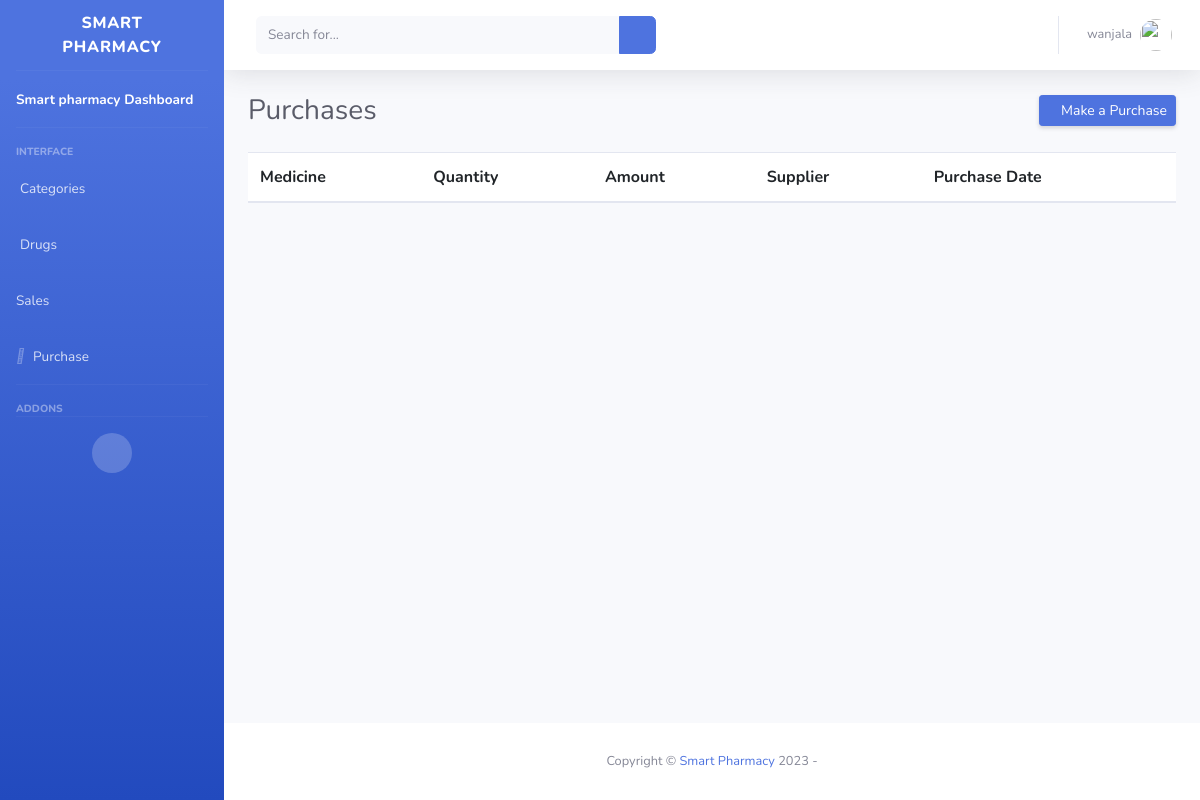
Before: /purchases/ (signed in) with the older database file.
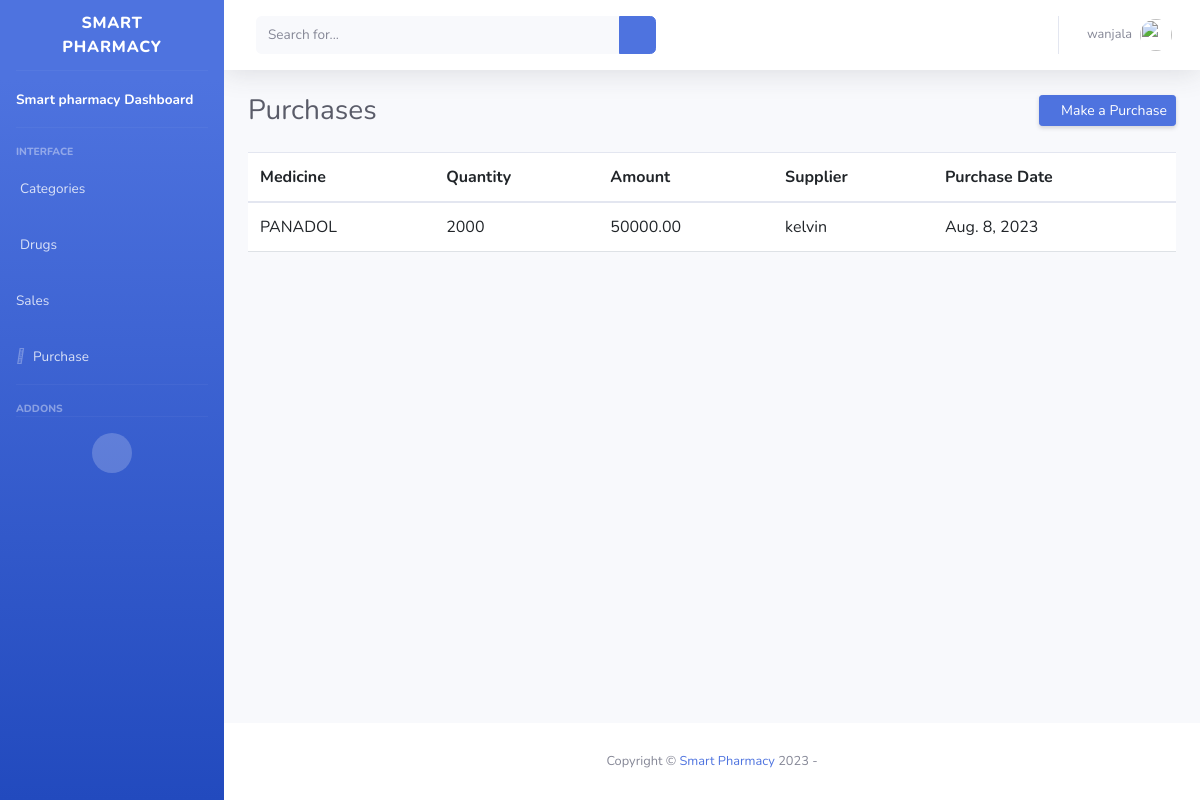
After: the same page with the newer database file.
### pharmacy/models.py (models this page shows, shortened)
class Purchase(models.Model):
    medicine = models.ForeignKey(Medicine, on_delete=models.CASCADE)
    supplier = models.ForeignKey(Supplier, on_delete=models.CASCADE)
    quantity_purchased = models.PositiveIntegerField()
    purchase_date = models.DateField()
    purchase_amount = models.DecimalField(max_digits=10, decimal_places=2)

class Medicine(models.Model):
    name = models.CharField(max_length=200, unique=True)
    category = models.ForeignKey(Category, on_delete=models.CASCADE)
    batch_number = models.CharField(max_length=50)
    expiration_date = models.DateField()
    supplier = models.ForeignKey(Supplier, on_delete=models.CASCADE)
    def __str__(self):
        return self.name

class Supplier(models.Model):
    name = models.CharField(max_length=100)
    contact_number = models.CharField(max_length=15)
    def __str__(self):
        return self.name

### pharmacy/views.py (the view)
# urls.py: path('purchases/', views.purchases, name='purchases'),
@login_required(login_url='login')
def purchases(request):
    if request.method == 'POST':
        form = PurchaseForm(request.POST)
        if form.is_valid():
            form.save()
            return redirect('purchases')
    else:
        form = PurchaseForm()
    purchases = Purchase.objects.all()
    return render(request, 'pharmacy/Purchases.html', {'form': form, 'purchases': purchases})

### pharmacy/forms/forms.py
class PurchaseForm(forms.ModelForm):
    class Meta:
        model = Purchase
        fields = ['medicine', 'quantity_purchased', 'purchase_amount', 'purchase_date', 'supplier']
        widgets = {
            'medicine': forms.Select(attrs={'class': 'form-select'}),
            'supplier': forms.Select(attrs={'class': 'form-select'}),
            'quantity_purchased': forms.NumberInput(attrs={'class': 'form-control'}),
            'purchase_amount': forms.NumberInput(attrs={'class': 'form-control'}),
            'purchase_date': forms.DateInput(attrs={'class': 'form-control', 'type': 'date'}),
        }

### pharmacy/templates/pharmacy/Purchases.html (shortened to what this page needs)
{% extends 'main.html' %}
{% load static %}
{% block content %}
    <section id="page-top">
        <div id="wrapper">
            {% include 'pharmacy/sideBar.html' %}
            <div id="content-wrapper" class="d-flex flex-column">
                <div id="content">
                    {% include 'pharmacy/topAppBar.html' %}
                    {% include 'pharmacy/purchase.html' %}
                    </div>
                {% include 'footer.html' %}
            </div>
        </div>
    </section>
{% endblock %}

### pharmacy/templates/pharmacy/purchase.html (shortened to what this page needs)
<div class="container-fluid">
    <div class="d-sm-flex align-items-center justify-content-between mb-4">
        <h1 class="h3 mb-0 text-gray-800">Purchases</h1>
        <a href="#" class="d-none d-sm-inline-block btn btn-sm btn-primary shadow-sm" data-bs-toggle="modal"
           data-bs-target="#addPurchaseModal"><i
                class="fas fa-plus fa-sm text-white-50"></i> Make a Purchase</a>
    </div>
    <table class="table">
        <thead>
        <tr>
            <th>Medicine</th>
            <th>Quantity</th>
            <th>Amount</th>
            <th>Supplier</th>
            <th>Purchase Date</th>
        </tr>
        </thead>
        <tbody>
        {% for purchase in purchases %}
            <tr>
                <td>{{ purchase.medicine }}</td>
                <td>{{ purchase.quantity_purchased }}</td>
                <td>{{ purchase.purchase_amount }}</td>
                <td>{{ purchase.supplier }}</td>
                <td>{{ purchase.purchase_date }}</td>
            </tr>
        {% endfor %}
        </tbody>
    </table>
</div>

Changed rows visible on the page:
added Purchase: medicine "PANADOL", quantity_purchased "2000", purchase_amount "50000.00", supplier "kelvin", purchase_date "Aug. 8, 2023"
